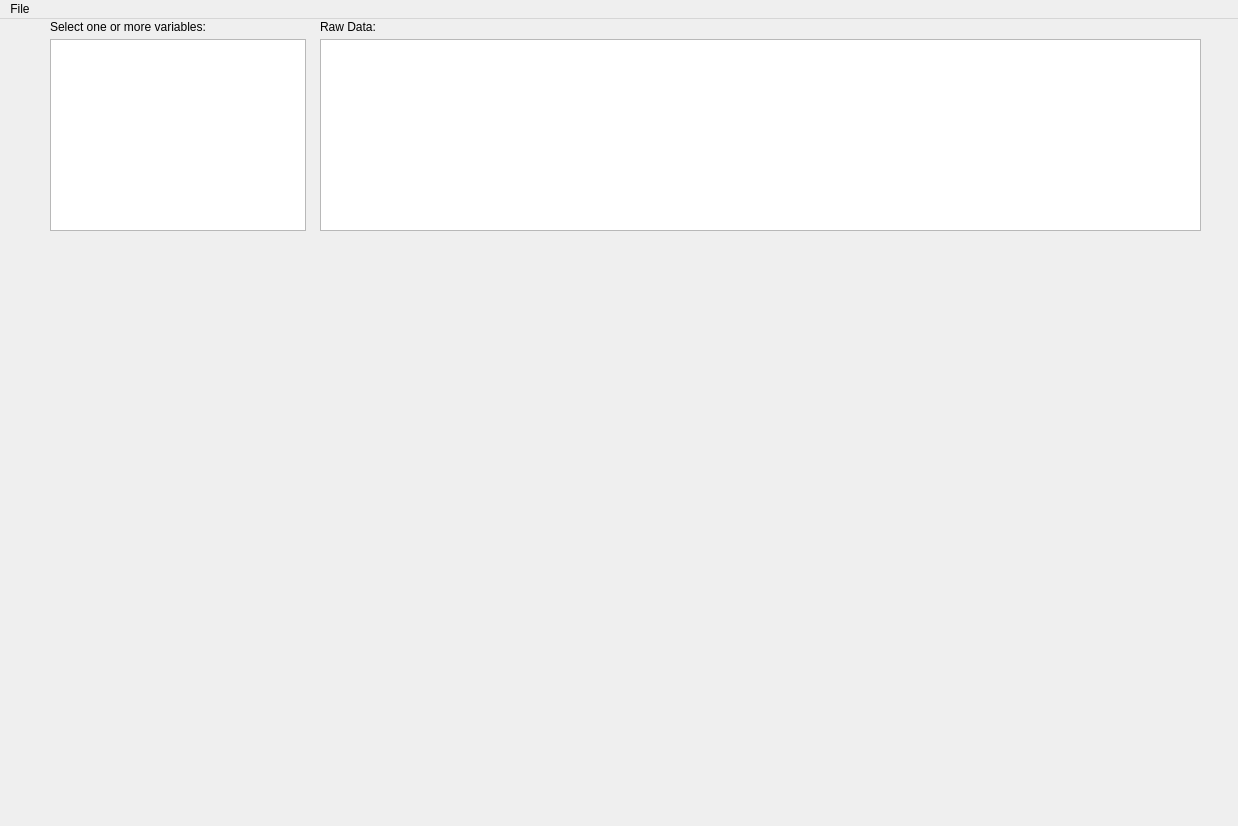
<?xml version="1.0" encoding="UTF-8"?>
<ui version="4.0">
 <class>MainWindow</class>
 <widget class="QMainWindow" name="MainWindow">
  <property name="geometry">
   <rect>
    <x>0</x>
    <y>0</y>
    <width>1238</width>
    <height>826</height>
   </rect>
  </property>
  <property name="windowTitle">
   <string>MainWindow</string>
  </property>
  <widget class="QWidget" name="centralwidget">
   <widget class="QListWidget" name="listWidget">
    <property name="geometry">
     <rect>
      <x>50</x>
      <y>20</y>
      <width>256</width>
      <height>192</height>
     </rect>
    </property>
    <property name="toolTip">
     <string notr="true"/>
    </property>
    <property name="statusTip">
     <string notr="true"/>
    </property>
    <property name="whatsThis">
     <string notr="true"/>
    </property>
    <property name="selectionMode">
     <enum>QAbstractItemView::NoSelection</enum>
    </property>
    <property name="modelColumn">
     <number>0</number>
    </property>
    <property name="sortingEnabled">
     <bool>true</bool>
    </property>
   </widget>
   <widget class="QTableView" name="tableView">
    <property name="geometry">
     <rect>
      <x>320</x>
      <y>20</y>
      <width>881</width>
      <height>192</height>
     </rect>
    </property>
    <property name="toolTip">
     <string notr="true"/>
    </property>
    <property name="statusTip">
     <string notr="true"/>
    </property>
    <property name="whatsThis">
     <string notr="true"/>
    </property>
    <property name="selectionMode">
     <enum>QAbstractItemView::NoSelection</enum>
    </property>
    <attribute name="verticalHeaderStretchLastSection">
     <bool>true</bool>
    </attribute>
   </widget>
   <widget class="QWidget" name="verticalLayoutWidget">
    <property name="geometry">
     <rect>
      <x>50</x>
      <y>220</y>
      <width>1151</width>
      <height>571</height>
     </rect>
    </property>
    <layout class="QVBoxLayout" name="verticalLayout">
     <item>
      <widget class="MatplotlibWidget" name="mplwidget">
       <property name="toolTip">
        <string notr="true"/>
       </property>
       <property name="statusTip">
        <string notr="true"/>
       </property>
       <property name="whatsThis">
        <string notr="true"/>
       </property>
      </widget>
     </item>
    </layout>
   </widget>
   <widget class="QLabel" name="selectionLabel">
    <property name="geometry">
     <rect>
      <x>50</x>
      <y>0</y>
      <width>251</width>
      <height>16</height>
     </rect>
    </property>
    <property name="text">
     <string>Select one or more variables:</string>
    </property>
   </widget>
   <widget class="QLabel" name="rawDataLabel">
    <property name="geometry">
     <rect>
      <x>320</x>
      <y>0</y>
      <width>251</width>
      <height>16</height>
     </rect>
    </property>
    <property name="text">
     <string>Raw Data:</string>
    </property>
   </widget>
  </widget>
  <widget class="QMenuBar" name="menubar">
   <property name="geometry">
    <rect>
     <x>0</x>
     <y>0</y>
     <width>1238</width>
     <height>21</height>
    </rect>
   </property>
   <widget class="QMenu" name="menuRoboRIO_NetTableGraphing">
    <property name="title">
     <string>File</string>
    </property>
    <addaction name="actionOpen"/>
    <addaction name="actionSave"/>
    <addaction name="actionSave_Selected"/>
    <addaction name="actionExit"/>
   </widget>
   <addaction name="menuRoboRIO_NetTableGraphing"/>
  </widget>
  <action name="actionOpen">
   <property name="text">
    <string>Open</string>
   </property>
  </action>
  <action name="actionExit">
   <property name="text">
    <string>Exit</string>
   </property>
  </action>
  <action name="actionSave">
   <property name="text">
    <string>Save</string>
   </property>
  </action>
  <action name="actionSave_Selected">
   <property name="text">
    <string>Save Selected</string>
   </property>
  </action>
 </widget>
 <customwidgets>
  <customwidget>
   <class>MatplotlibWidget</class>
   <extends>QWidget</extends>
   <header>matplotlibwidget</header>
  </customwidget>
 </customwidgets>
 <resources/>
 <connections/>
</ui>
